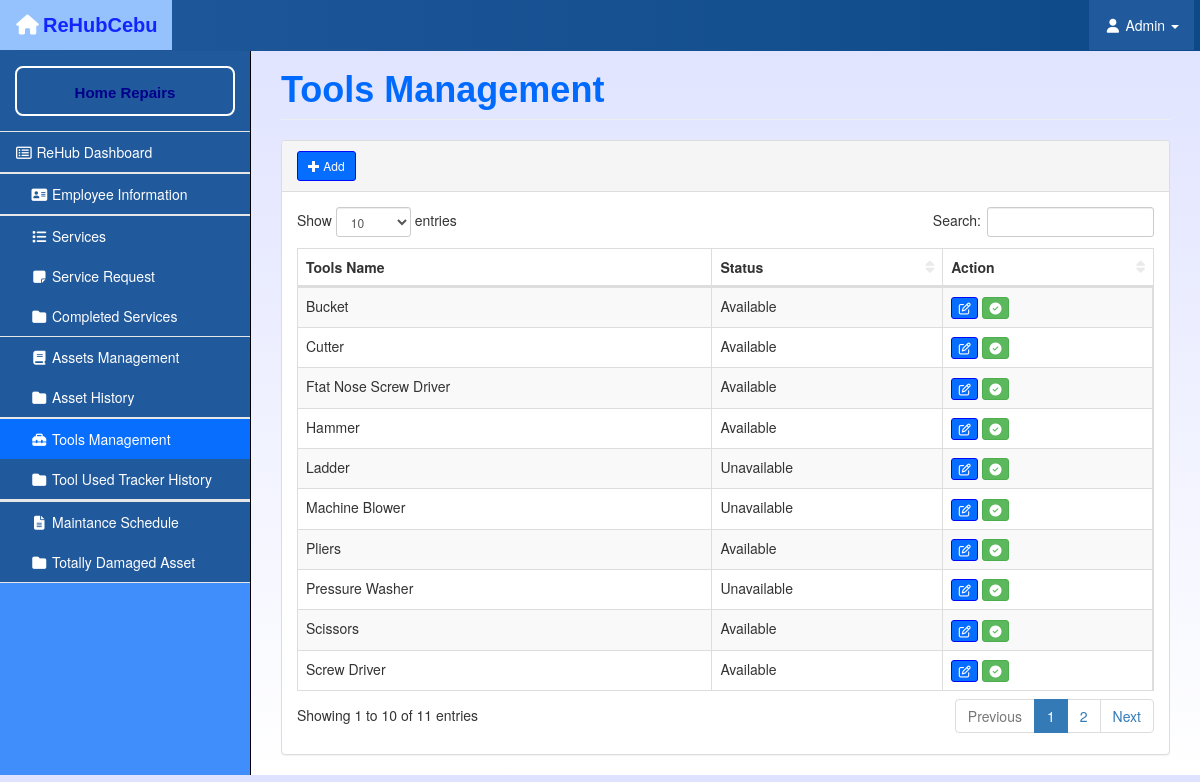
Page /admin/pages/inventory.php?error=success on the committed database.
### tables this page shows
CREATE TABLE `inventory` (
  `inv_id` int(11) NOT NULL,
  `inv_quantity` varchar(10) NOT NULL,
  `inv_name` varchar(50) NOT NULL
);

### admin/pages/inventory.php (the view, shortened to what this page needs)
<?php
    include("../templates/header.php");
?>
 <div class="row">
    <div class="col-lg-12">
        <h1 class="page-header">Tools Management</h1>
        <div class="panel panel-default">
            <div class="panel-heading">
                <a href="" class="btn btn-primary btn-sm" data-toggle="modal" data-target="#myModal"><i class="glyphicon glyphicon-plus"></i> Add</a>
            </div>
            <div class="panel-body">
                <div class="table-responsive">
                        <table class="table table-striped table-bordered table-hover" id="dataTables-example">
                            <thead>
                                <tr>
                                    <th>Tools Name</th>
                                    <th>Status</th>
                                    <th>Action</th>
                                </tr>
                            </thead>
                            <tbody>
                                <?php
                                $database = new Connection();
                                $db = $database->open();
                                try {
                                    $sql = 'SELECT * FROM inventory';
                                    foreach ($db->query($sql) as $row) {
                                ?>
                                <tr>
                                    <td><?php echo $row["inv_name"]?></td>
                                    <td><?php echo $row["inv_quantity"] == 0 ? 'Unavailable' : 'Available'; ?></td>
                                    <td>
                                        <a href="#edit_<?php echo $row['inv_id'];?>" class="btn btn-primary btn-xs" data-toggle="modal"><i class="fa fas fa-edit fa-fw"></i></a>
                                        <a href="#returned_<?php echo $row['inv_id'];?>" class="btn btn-success btn-xs returned-btn" data-toggle="modal" data-id="<?php echo $row['inv_id'];?>"><i class="fa fas fa-check-circle fa-fw"></i></a>
                                    </td>
                                </tr>
                                <?php
                                    }
                                } catch(PDOException $e) {
                                    echo "There is some problem in connection: " . $e->getMessage();
                                }
                                ?>
                            </tbody>
                        </table>
                    </div>
            </div>
        </div>
    </div>
</div>
<?php
    include("../templates/footer.php");
?>

### admin/css/startmin.css (style rules this page uses)
body { background: linear-gradient(to bottom, #dee2ff, #ffffff); }
table.dataTable thead .sorting, table.dataTable thead .sorting_asc, table.dataTable thead .sorting_desc, table.dataTable thead .sorting_asc_disabled, table.dataTable thead .sorting_desc_disabled { background: 0 0; }
table.dataTable thead .sorting_asc:after { content: "\f0de"; float: right; font-family: fontawesome; }
table.dataTable thead .sorting:after { content: "\f0dc"; float: right; font-family: fontawesome; color: rgba(50,50,50,.5); }

### rows in the picture
inventory: inv_name "Pressure Washer", inv_quantity "Unavailable"
inventory: inv_name "Screw Driver", inv_quantity "Available"
inventory: inv_name "Ftat Nose Screw Driver", inv_quantity "Available"
inventory: inv_name "Hammer", inv_quantity "Available"
inventory: inv_name "Pliers", inv_quantity "Available"
inventory: inv_name "Cutter", inv_quantity "Available"
inventory: inv_name "Ladder", inv_quantity "Unavailable"
inventory: inv_name "Scissors", inv_quantity "Available"
inventory: inv_name "Bucket", inv_quantity "Available"
inventory: inv_name "Machine Blower", inv_quantity "Unavailable"
